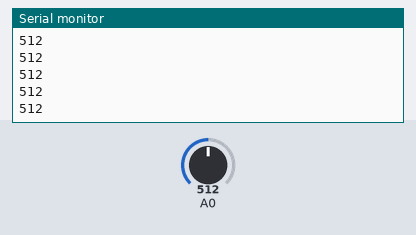
Recording of a sketch running on a simulated Arduino Uno, built with avr-gcc and run on an emulated ATmega328P. On the bench: the last lines printed to the serial monitor. Inputs (shaded band) come from the test bench; at power-on: A0 = 512.

Above: at 1.2 s.
1.3 s: A0 set to 716
At 2.0 s:
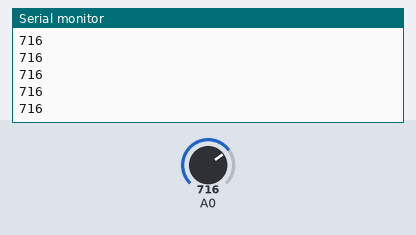
2.8 s: A0 set to 760
At 3.8 s:
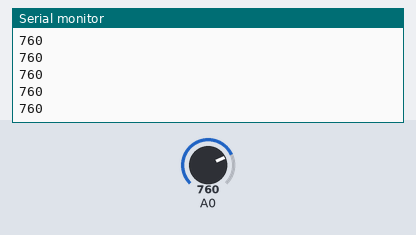
Timing chart, 0 to 5.8 s (numbered marks = the images above; inputs shaded):
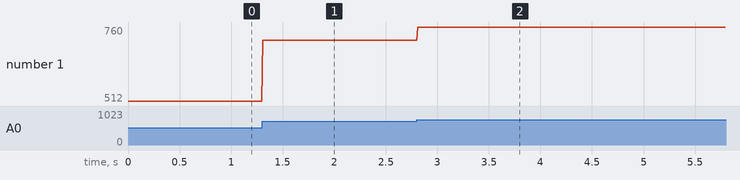

Measured:
- after the input at 1.3 s, the serial monitor: prints a new line at once (image 1)
- after the input at 2.8 s, the serial monitor: prints a new line at once (image 2)
- plotted number 1: 512 → 716 after the input at 1.3 s, 716 → 760 after the input at 2.8 s

The sketch:

Infrarer.ino
```cpp
void setup() {
 Serial.begin(9600);
}

void loop() {
int a= analogRead(A0);
Serial.println(a);
delay(10);
if(a<750){
 digitalWrite(13,1);
}
else{
  digitalWrite(13,0);
}
}
```
